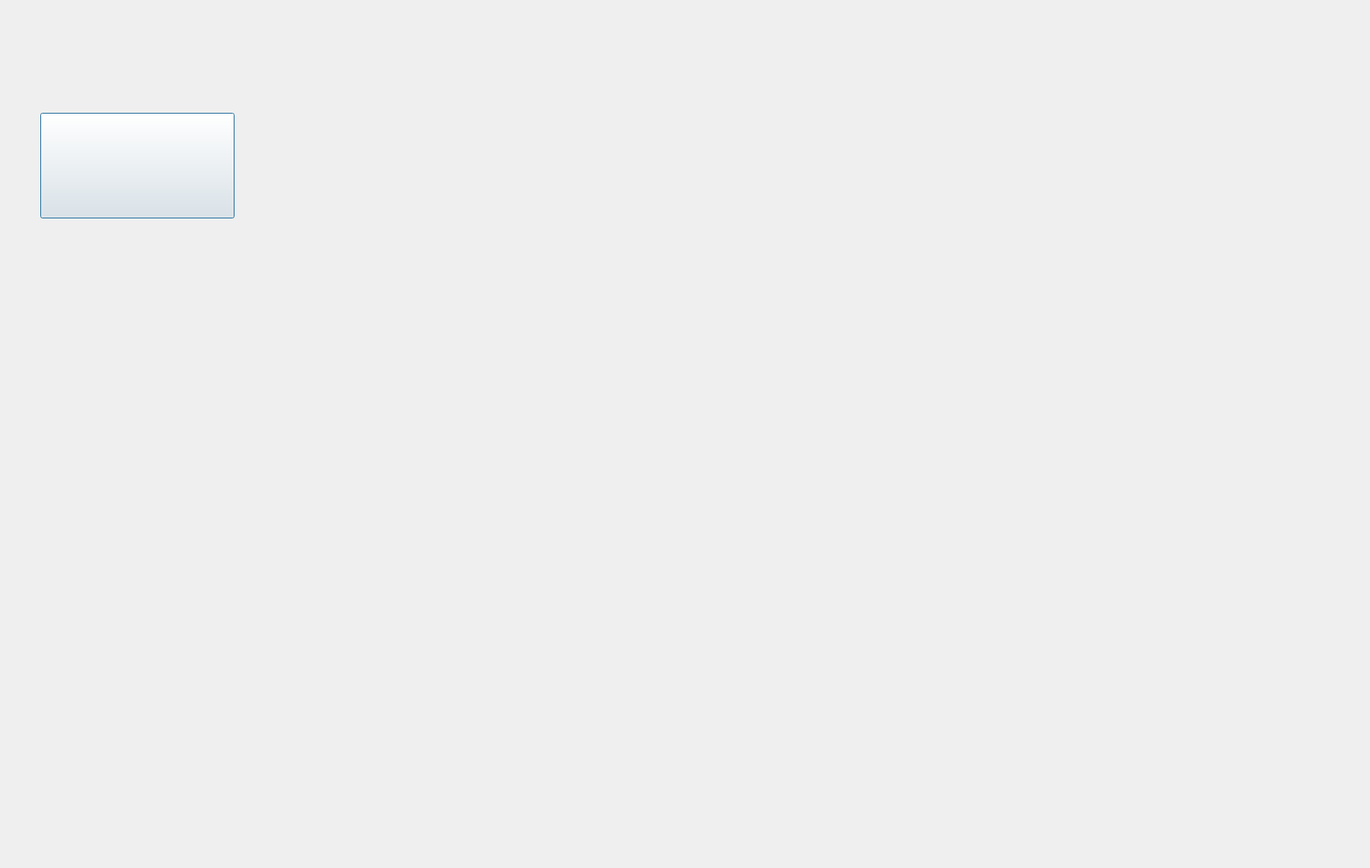
<?xml version="1.0" encoding="UTF-8"?>
<ui version="4.0">
 <class>Help</class>
 <widget class="QDialog" name="Help">
  <property name="geometry">
   <rect>
    <x>0</x>
    <y>0</y>
    <width>1700</width>
    <height>1077</height>
   </rect>
  </property>
  <property name="windowTitle">
   <string>Dialog</string>
  </property>
  <widget class="QLabel" name="label">
   <property name="geometry">
    <rect>
     <x>50</x>
     <y>140</y>
     <width>1631</width>
     <height>931</height>
    </rect>
   </property>
   <property name="styleSheet">
    <string notr="true">border-image: url(:/Pictures/DiaHelp.png);</string>
   </property>
   <property name="text">
    <string/>
   </property>
  </widget>
  <widget class="QPushButton" name="pushButton">
   <property name="geometry">
    <rect>
     <x>50</x>
     <y>140</y>
     <width>241</width>
     <height>131</height>
    </rect>
   </property>
   <property name="styleSheet">
    <string notr="true">border-image: url(:/Pictures/Return.png);</string>
   </property>
   <property name="text">
    <string/>
   </property>
  </widget>
 </widget>
 <resources/>
 <connections/>
</ui>
